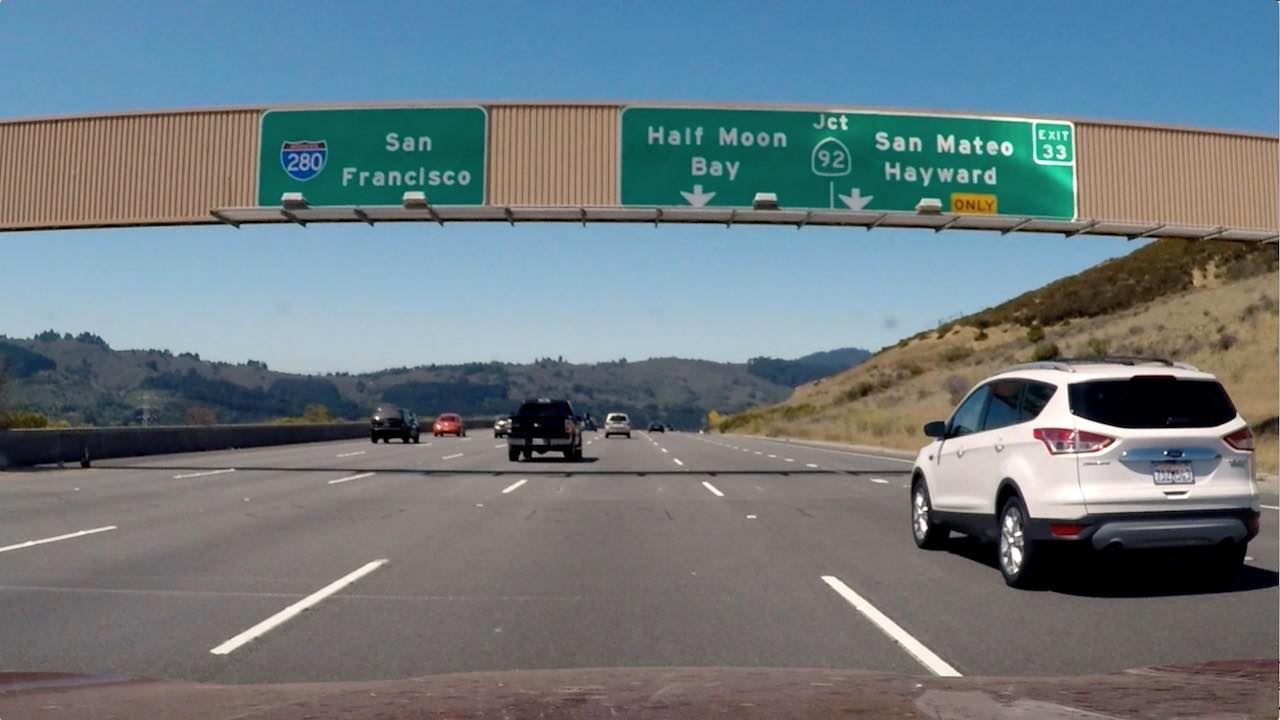
#> input picture Lesson/Lesson_7_Gradient_and_Color_Spaces/signs_vehicles_xygrad.png, 1280 x 720 px
$ python combining_thresholds.py   (older library calls are emulated)
#> lines starting #> are read from the running program, lines starting #| are printed output that depends on the picture
import numpy as np
import matplotlib.image as mpimg
import matplotlib.pyplot as plt
import cv2

def abs_sobel_thresh(image, orient='x', sobel_kernel=3, thresh=(0, 255)):
    # Calculate directional gradient
    if orient == 'x':
        grad = cv2.Sobel(image, cv2.CV_64F, 1, 0, ksize=sobel_kernel)
    elif orient == 'y':
        grad = cv2.Sobel(image, cv2.CV_64F, 0, 1, ksize=sobel_kernel)
    # Apply threshold
    else:
        raise NameError

    grad = ((grad / np.max(grad)) * 255).astype(np.uint8)

    grad_binary = np.zeros_like(grad)
    grad_binary[(grad > thresh[0]) * (grad < thresh[1])] = 1
    return grad_binary

def mag_thresh(image, sobel_kernel=3, mag_thresh=(0, 255)):
    # Calculate gradient magnitude
    grad_x = cv2.Sobel(image, cv2.CV_64F, 1, 0, ksize=sobel_kernel)
    grad_y = cv2.Sobel(image, cv2.CV_64F, 0, 1, ksize=sobel_kernel)
    mag = np.sqrt(grad_x ** 2 + grad_y ** 2)
    # Apply threshold
    mag = ((mag / np.max(mag)) * 255).astype(np.uint8)
    mag_binary = np.zeros_like(mag)
    mag_binary[(mag > mag_thresh[0]) * (mag < mag_thresh[1])] = 1
    return mag_binary

def dir_threshold(image, sobel_kernel=3, thresh=(0, np.pi/2)):
    # Calculate gradient direction
    grad_x = cv2.Sobel(image, cv2.CV_64F, 1, 0, ksize=sobel_kernel)
    grad_y = cv2.Sobel(image, cv2.CV_64F, 0, 1, ksize=sobel_kernel)

    direction = np.arctan2(np.absolute(grad_y), np.absolute((grad_x)))
    dir_binary = np.zeros_like(direction, dtype=np.uint8)
    # Apply threshold
    dir_binary[(direction > thresh[0]) * (direction < thresh[1])] = 1
    return dir_binary

# Choose a Sobel kernel size
ksize = 3 # Choose a larger odd number to smooth gradient measurements

image = mpimg.imread('./signs_vehicles_xygrad.png')
#> image is the input picture: shape (720, 1280, 3) float32; mean R, G, B 0.428, 0.477, 0.5

# Apply each of the thresholding functions
gradx = abs_sobel_thresh(image, orient='x', sobel_kernel=ksize, thresh=(0, 255))
grady = abs_sobel_thresh(image, orient='y', sobel_kernel=ksize, thresh=(0, 255))
mag_binary = mag_thresh(image, sobel_kernel=ksize, mag_thresh=(0, 255))
#> in mag_thresh, `mag = np.sqrt(grad_x ** 2 + grad_y ** 2)`:
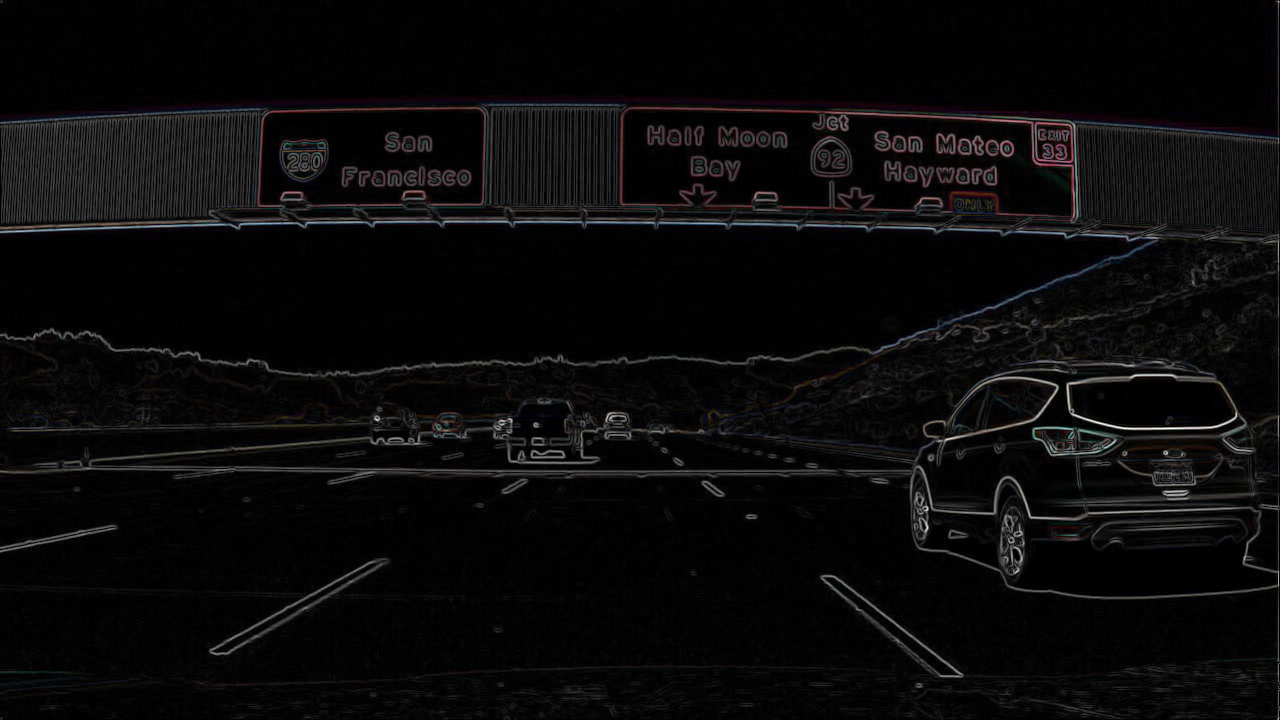
#> mag: shape (720, 1280, 3) float64; mean R, G, B 0.157, 0.147, 0.152; drawn with min black and max white
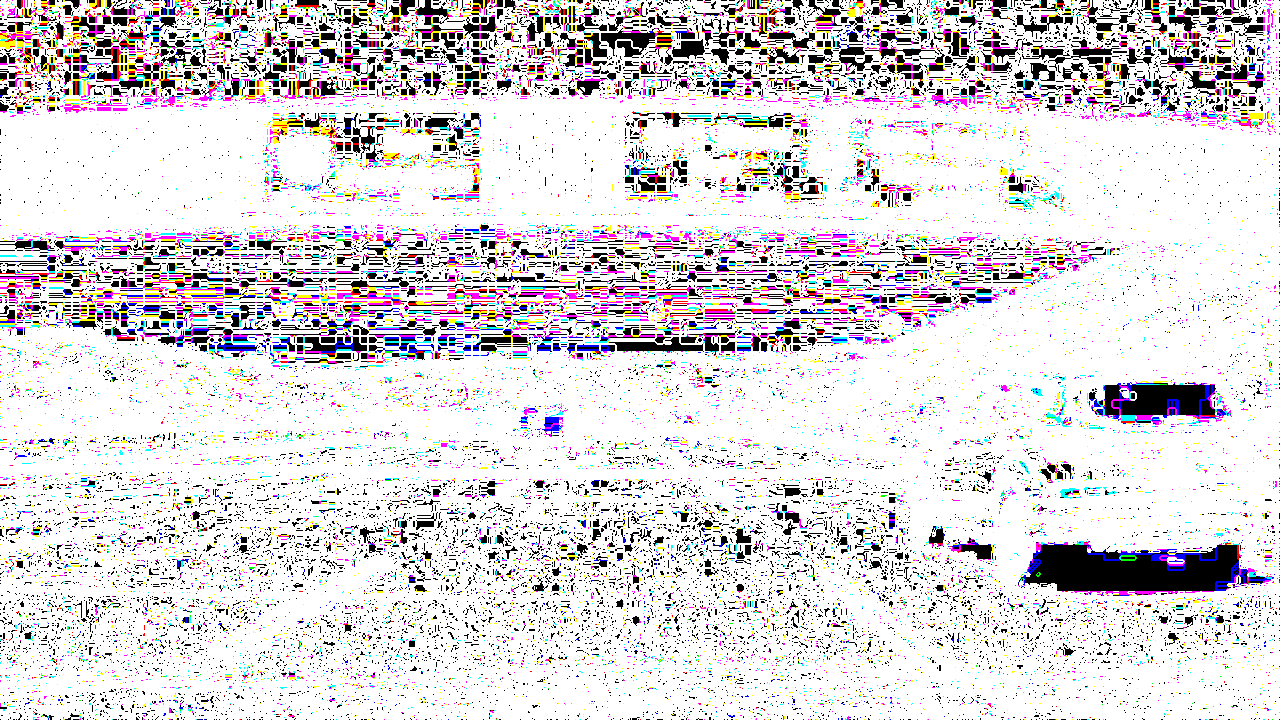
#> mag_binary: shape (720, 1280, 3); mean R, G, B 0.857, 0.839, 0.853; drawn with 1 as white
dir_binary = dir_threshold(image, sobel_kernel=ksize, thresh=(0, np.pi/2))
#> in dir_threshold, `direction = np.arctan2(np.absolute(grad_y), np.absolute((grad_x)))`:
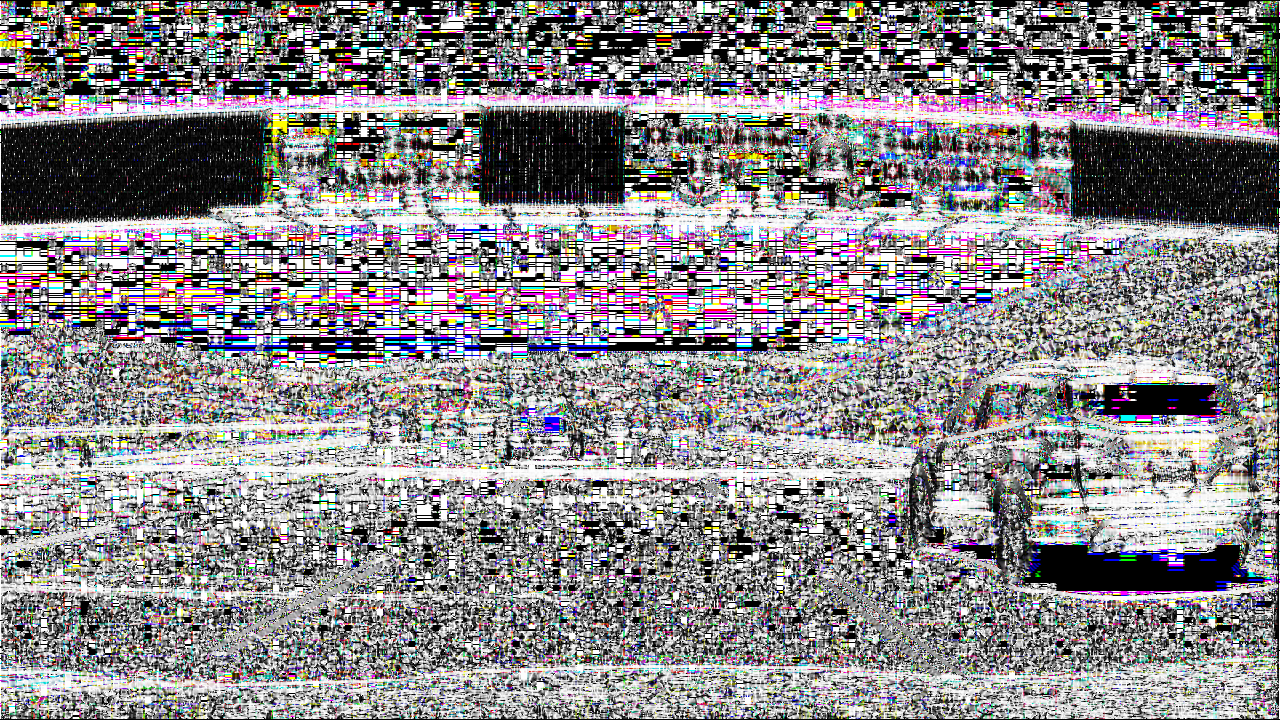
#> direction: shape (720, 1280, 3) float64; mean R, G, B 0.85, 0.834, 0.846; drawn with min black and max white
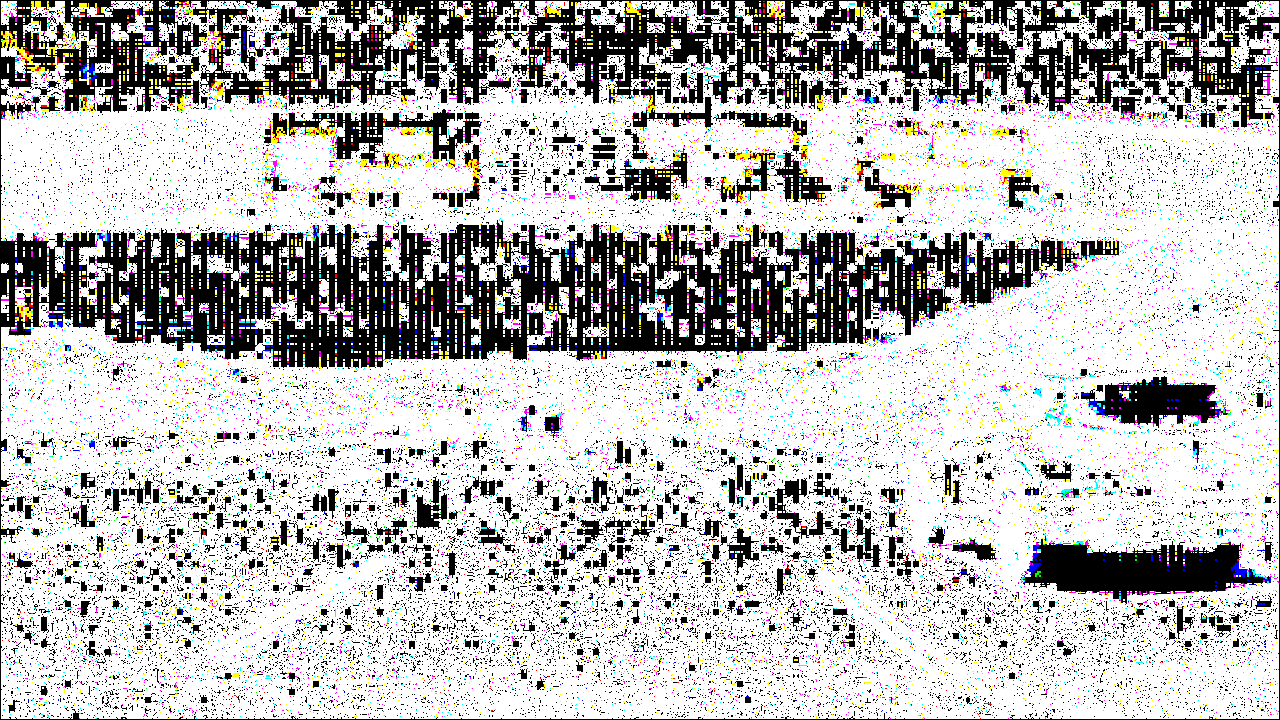
#> dir_binary: shape (720, 1280, 3); mean R, G, B 0.726, 0.721, 0.721; drawn with 1 as white

combined = np.zeros_like(dir_binary)
combined[((gradx == 1) & (grady == 1)) | ((mag_binary == 1) & (dir_binary == 1))] = 1
